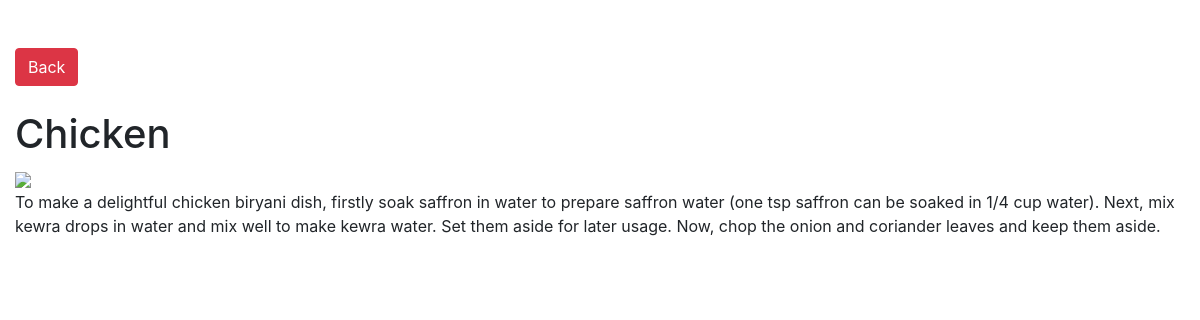
/7, run on the app's committed database.
### myapp/models.py (models this page shows, shortened)
class Recipe(models.Model):
    name = models.CharField(max_length=100)
    desc = models.TextField()
    image = models.CharField(max_length=400)

### myapp/views.py (the view)
# urls.py: path('<int:id>',show , name='show'),
def show(request , id):
    if cache.get(id):
        print("DATA COMING FROM CACHE")
        recipe = cache.get(id)
    else:
        print("DATA COMING FROM DB")
        recipe = Recipe.objects.get(id = id)
        cache.set(id , recipe)
    context = {'recipe' : recipe}
    return render(request, 'show.html' , context)

### myapp/templates/show.html (shortened to what this page needs)
<!DOCTYPE html>
<html lang="en">
<head>
    <link rel="stylesheet" href="https://stackpath.bootstrapcdn.com/bootstrap/4.4.1/css/bootstrap.min.css">
</head>
<body>
    <div class="container-fluid mt-5">
        <a href="/" class="btn btn-danger">Back</a>
    <h1 class="mt-4">{{recipe.name}}</h1>
    <img src="{{recipe.image}}" class="img-responsive" style="height:200px">
    <p>{{recipe.desc}}</p>
    </div>
</body>
</html>

### data on the page
Recipe: name "Chicken", desc "To make a delightful chicken biryani dish, firstly soak saffron in water to prepare saffron water (one tsp saffron can be soaked in 1/4 cup water). Next, mix kewra drops in water and mix well to make kewra water. Set them aside for later usage. Now, chop the onion and coriander leaves and keep them aside."
